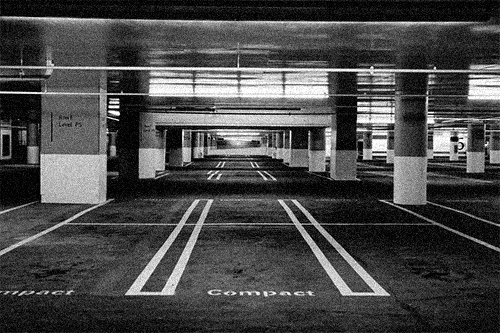
#> input picture images/places/parking.png, 500 x 333 px
$ python Laplacian.py   (older library calls are emulated)
#> lines starting #> are read from the running program, lines starting #| are printed output that depends on the picture
import cv2

img_org = cv2.imread("images/places/parking.png")
#> img_org is the input picture: shape (333, 500, 3); min 2, max 255, mean 72
moon = cv2.imread("images/planets/moon.png")
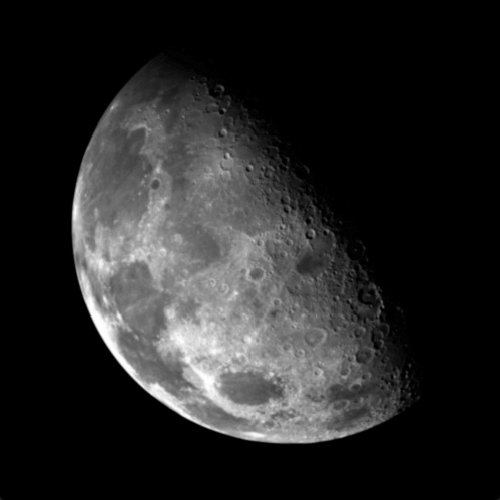
#> input picture images/planets/moon.png, 500 x 500 px
#> moon is the input picture: shape (500, 500, 3); min 0, max 255, mean 38.3

img_laplacian = cv2.Laplacian(img_org, cv2.CV_8U)
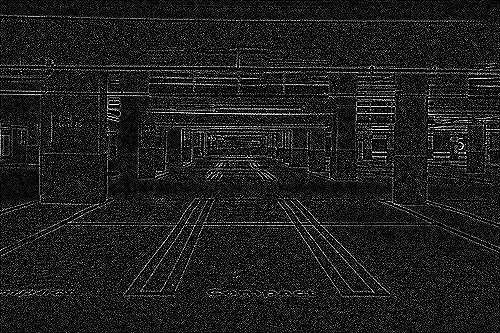
#> img_laplacian: shape (333, 500, 3); min 0, max 255, mean 27.9
img_bilateral_filter = cv2.bilateralFilter(img_org, 9, 75, 75)

img_laplacian2 = cv2.Laplacian(img_bilateral_filter, cv2.CV_8U)
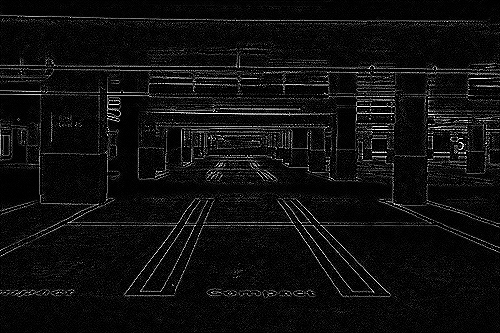
#> img_laplacian2: shape (333, 500, 3); min 0, max 255, mean 14.8
img_subtract = cv2.subtract(img_org, img_laplacian)
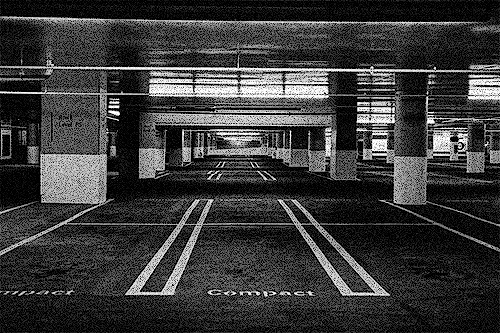
#> img_subtract: shape (333, 500, 3); min 0, max 255, mean 57.9
img_medianB = cv2.medianBlur(img_subtract,1)

moon_lap = cv2.Laplacian(moon, cv2.CV_8U)
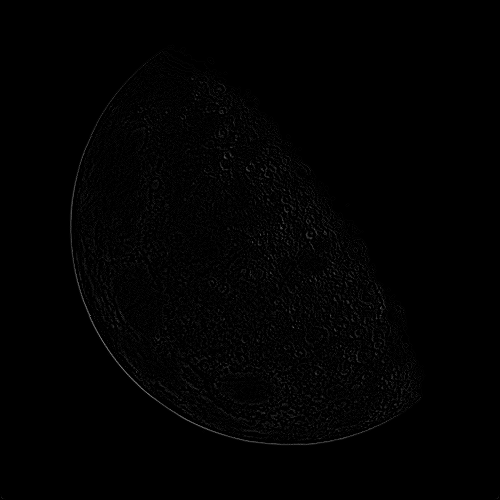
#> moon_lap: shape (500, 500, 3); min 0, max 129, mean 1.9
moon_realce = cv2.subtract(moon, moon_lap)

# [10 lines of commented-out code are left out]


cv2.waitKey(0)
cv2.destroyAllWindows()
